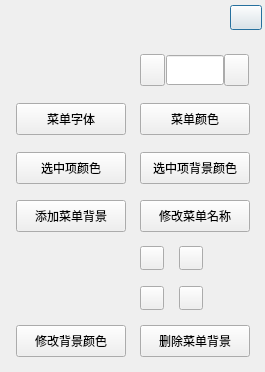
<?xml version="1.0" encoding="UTF-8"?>
<ui version="4.0">
 <class>DialogMenuSettings</class>
 <widget class="QDialog" name="DialogMenuSettings">
  <property name="geometry">
   <rect>
    <x>0</x>
    <y>0</y>
    <width>265</width>
    <height>372</height>
   </rect>
  </property>
  <property name="sizePolicy">
   <sizepolicy hsizetype="Fixed" vsizetype="Preferred">
    <horstretch>0</horstretch>
    <verstretch>0</verstretch>
   </sizepolicy>
  </property>
  <property name="minimumSize">
   <size>
    <width>265</width>
    <height>246</height>
   </size>
  </property>
  <property name="maximumSize">
   <size>
    <width>265</width>
    <height>372</height>
   </size>
  </property>
  <property name="windowTitle">
   <string>自定义菜单</string>
  </property>
  <widget class="QPushButton" name="pushButton_close">
   <property name="geometry">
    <rect>
     <x>230</x>
     <y>5</y>
     <width>32</width>
     <height>25</height>
    </rect>
   </property>
   <property name="text">
    <string/>
   </property>
  </widget>
  <widget class="QPushButton" name="pushButton_font">
   <property name="geometry">
    <rect>
     <x>16</x>
     <y>103</y>
     <width>110</width>
     <height>32</height>
    </rect>
   </property>
   <property name="text">
    <string>菜单字体</string>
   </property>
  </widget>
  <widget class="QPushButton" name="pushButton_color">
   <property name="geometry">
    <rect>
     <x>140</x>
     <y>103</y>
     <width>110</width>
     <height>32</height>
    </rect>
   </property>
   <property name="text">
    <string>菜单颜色</string>
   </property>
  </widget>
  <widget class="QPushButton" name="pushButton_selected_color">
   <property name="geometry">
    <rect>
     <x>16</x>
     <y>152</y>
     <width>110</width>
     <height>32</height>
    </rect>
   </property>
   <property name="text">
    <string>选中项颜色</string>
   </property>
  </widget>
  <widget class="QPushButton" name="pushButton_selected_bkcolor">
   <property name="geometry">
    <rect>
     <x>140</x>
     <y>152</y>
     <width>110</width>
     <height>32</height>
    </rect>
   </property>
   <property name="text">
    <string>选中项背景颜色</string>
   </property>
  </widget>
  <widget class="QPushButton" name="pushButton_item_rename">
   <property name="geometry">
    <rect>
     <x>140</x>
     <y>200</y>
     <width>110</width>
     <height>32</height>
    </rect>
   </property>
   <property name="text">
    <string>修改菜单名称</string>
   </property>
  </widget>
  <widget class="QPushButton" name="pushButton_bg_size_dec">
   <property name="geometry">
    <rect>
     <x>140</x>
     <y>246</y>
     <width>24</width>
     <height>24</height>
    </rect>
   </property>
   <property name="sizePolicy">
    <sizepolicy hsizetype="Fixed" vsizetype="Fixed">
     <horstretch>0</horstretch>
     <verstretch>0</verstretch>
    </sizepolicy>
   </property>
   <property name="minimumSize">
    <size>
     <width>24</width>
     <height>24</height>
    </size>
   </property>
   <property name="maximumSize">
    <size>
     <width>24</width>
     <height>24</height>
    </size>
   </property>
   <property name="text">
    <string/>
   </property>
  </widget>
  <widget class="QPushButton" name="pushButton_bg_size_inc">
   <property name="geometry">
    <rect>
     <x>179</x>
     <y>246</y>
     <width>24</width>
     <height>24</height>
    </rect>
   </property>
   <property name="sizePolicy">
    <sizepolicy hsizetype="Fixed" vsizetype="Fixed">
     <horstretch>0</horstretch>
     <verstretch>0</verstretch>
    </sizepolicy>
   </property>
   <property name="minimumSize">
    <size>
     <width>24</width>
     <height>24</height>
    </size>
   </property>
   <property name="maximumSize">
    <size>
     <width>24</width>
     <height>24</height>
    </size>
   </property>
   <property name="text">
    <string/>
   </property>
  </widget>
  <widget class="QPushButton" name="pushButton_alpha_inc">
   <property name="geometry">
    <rect>
     <x>179</x>
     <y>286</y>
     <width>24</width>
     <height>24</height>
    </rect>
   </property>
   <property name="sizePolicy">
    <sizepolicy hsizetype="Fixed" vsizetype="Fixed">
     <horstretch>0</horstretch>
     <verstretch>0</verstretch>
    </sizepolicy>
   </property>
   <property name="minimumSize">
    <size>
     <width>24</width>
     <height>24</height>
    </size>
   </property>
   <property name="maximumSize">
    <size>
     <width>24</width>
     <height>24</height>
    </size>
   </property>
   <property name="text">
    <string/>
   </property>
  </widget>
  <widget class="QPushButton" name="pushButton_alpha_dec">
   <property name="geometry">
    <rect>
     <x>140</x>
     <y>286</y>
     <width>24</width>
     <height>24</height>
    </rect>
   </property>
   <property name="sizePolicy">
    <sizepolicy hsizetype="Fixed" vsizetype="Fixed">
     <horstretch>0</horstretch>
     <verstretch>0</verstretch>
    </sizepolicy>
   </property>
   <property name="minimumSize">
    <size>
     <width>24</width>
     <height>24</height>
    </size>
   </property>
   <property name="maximumSize">
    <size>
     <width>24</width>
     <height>24</height>
    </size>
   </property>
   <property name="text">
    <string/>
   </property>
  </widget>
  <widget class="QPushButton" name="pushButton_del_menu_bg">
   <property name="geometry">
    <rect>
     <x>140</x>
     <y>325</y>
     <width>110</width>
     <height>32</height>
    </rect>
   </property>
   <property name="text">
    <string>删除菜单背景</string>
   </property>
  </widget>
  <widget class="QPushButton" name="pushButton_modify_bg_color">
   <property name="geometry">
    <rect>
     <x>16</x>
     <y>325</y>
     <width>110</width>
     <height>32</height>
    </rect>
   </property>
   <property name="text">
    <string>修改背景颜色</string>
   </property>
  </widget>
  <widget class="QLineEdit" name="lineEdit_menu_index">
   <property name="geometry">
    <rect>
     <x>166</x>
     <y>55</y>
     <width>58</width>
     <height>30</height>
    </rect>
   </property>
   <property name="sizePolicy">
    <sizepolicy hsizetype="Fixed" vsizetype="Fixed">
     <horstretch>0</horstretch>
     <verstretch>0</verstretch>
    </sizepolicy>
   </property>
   <property name="minimumSize">
    <size>
     <width>58</width>
     <height>30</height>
    </size>
   </property>
   <property name="maximumSize">
    <size>
     <width>58</width>
     <height>30</height>
    </size>
   </property>
   <property name="alignment">
    <set>Qt::AlignCenter</set>
   </property>
   <property name="readOnly">
    <bool>true</bool>
   </property>
  </widget>
  <widget class="QPushButton" name="pushButton_index_dec">
   <property name="geometry">
    <rect>
     <x>140</x>
     <y>54</y>
     <width>25</width>
     <height>32</height>
    </rect>
   </property>
   <property name="text">
    <string/>
   </property>
  </widget>
  <widget class="QPushButton" name="pushButton_index_inc">
   <property name="geometry">
    <rect>
     <x>224</x>
     <y>54</y>
     <width>25</width>
     <height>32</height>
    </rect>
   </property>
   <property name="text">
    <string/>
   </property>
  </widget>
  <widget class="QPushButton" name="pushButton_add_menu_bg">
   <property name="geometry">
    <rect>
     <x>16</x>
     <y>200</y>
     <width>110</width>
     <height>32</height>
    </rect>
   </property>
   <property name="text">
    <string>添加菜单背景</string>
   </property>
  </widget>
 </widget>
 <resources/>
 <connections/>
</ui>
